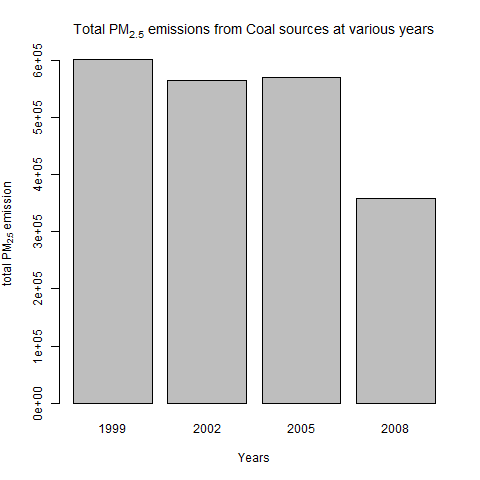

This figure's R source:
# Read the PM2.5 Emmision data into R variables
if(!exists("NEI")){
        NEI <- readRDS("summarySCC_PM25.rds")
}
if(!exists("SCC")){
        SCC <- readRDS("Source_Classification_Code.rds")
}


merged_data <- merge(NEI, SCC, by = 'SCC')

# Filtering the emission data from coal based sources
temp_coal_data <- grepl("coal", merged_data$Short.Name, ignore.case = TRUE) 
coal_data <- merged_data[temp_coal_data,]

# Load necessary libraries
library(dplyr)

# Group the emission data by year
tempNEI <- group_by(coal_data, year)

# Take sum of the emissions for the years 1999, 2002, 2005 and 2008
NEI_by_year <- summarise(tempNEI, total_PM2.5 = sum(Emissions))


# Across the United States, how have emissions from coal combustion-related sources changed from 1999-2008?
# Plot answering above question using Base Plotting System
png('CP2/plot4.png')
barplot(height = NEI_by_year$total_PM2.5, names.arg = NEI_by_year$year,
        xlab="Years",
        ylab=expression('total PM'[2.5]*' emission'),
        main=expression('Total PM'[2.5]*' emissions from Coal sources at various years'))
dev.off()
